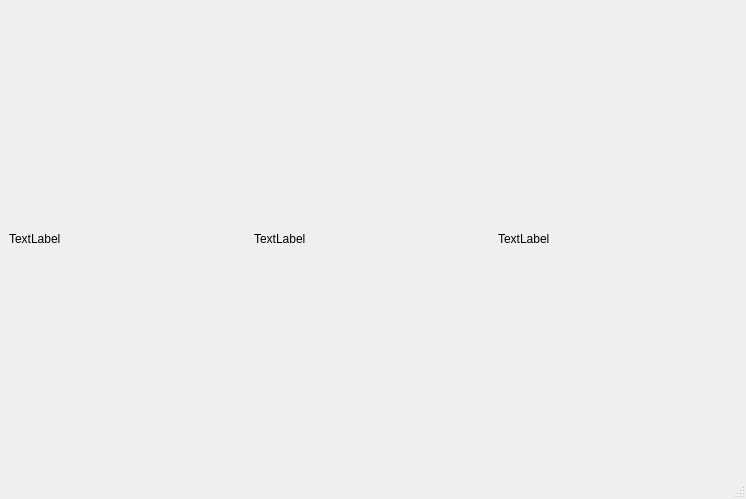
<?xml version="1.0" encoding="UTF-8"?>
<ui version="4.0">
 <class>MainWindow</class>
 <widget class="QMainWindow" name="MainWindow">
  <property name="geometry">
   <rect>
    <x>0</x>
    <y>0</y>
    <width>746</width>
    <height>499</height>
   </rect>
  </property>
  <property name="windowTitle">
   <string>MainWindow</string>
  </property>
  <widget class="QWidget" name="centralwidget">
   <layout class="QHBoxLayout" name="horizontalLayout">
    <item>
     <widget class="QLabel" name="label">
      <property name="text">
       <string>TextLabel</string>
      </property>
     </widget>
    </item>
    <item>
     <widget class="QLabel" name="label_2">
      <property name="text">
       <string>TextLabel</string>
      </property>
     </widget>
    </item>
    <item>
     <widget class="QLabel" name="label_3">
      <property name="text">
       <string>TextLabel</string>
      </property>
     </widget>
    </item>
   </layout>
  </widget>
  <widget class="QMenuBar" name="menubar">
   <property name="geometry">
    <rect>
     <x>0</x>
     <y>0</y>
     <width>746</width>
     <height>19</height>
    </rect>
   </property>
  </widget>
  <widget class="QStatusBar" name="statusbar"/>
 </widget>
 <resources/>
 <connections/>
</ui>
